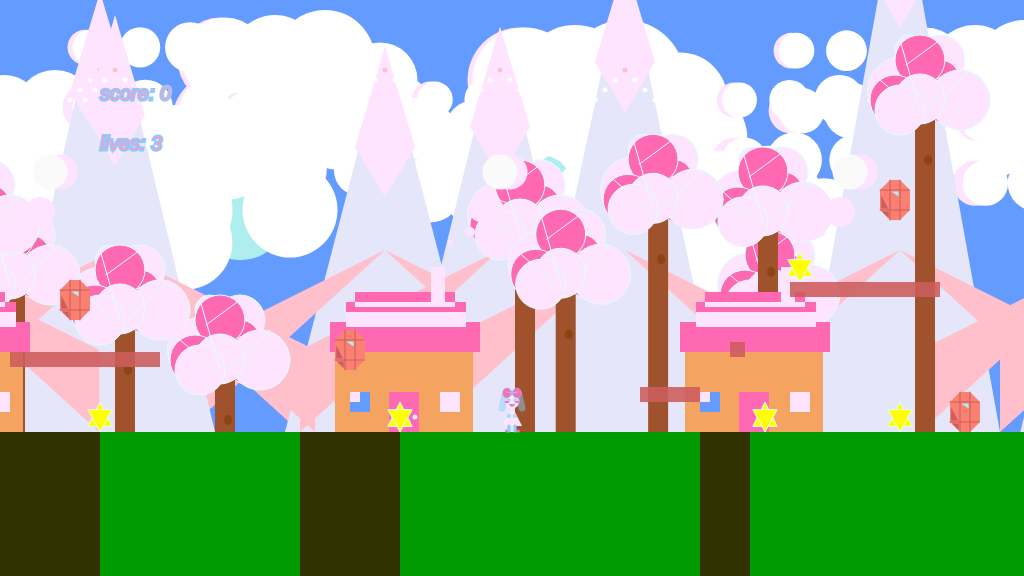
Frame 1 (no input)
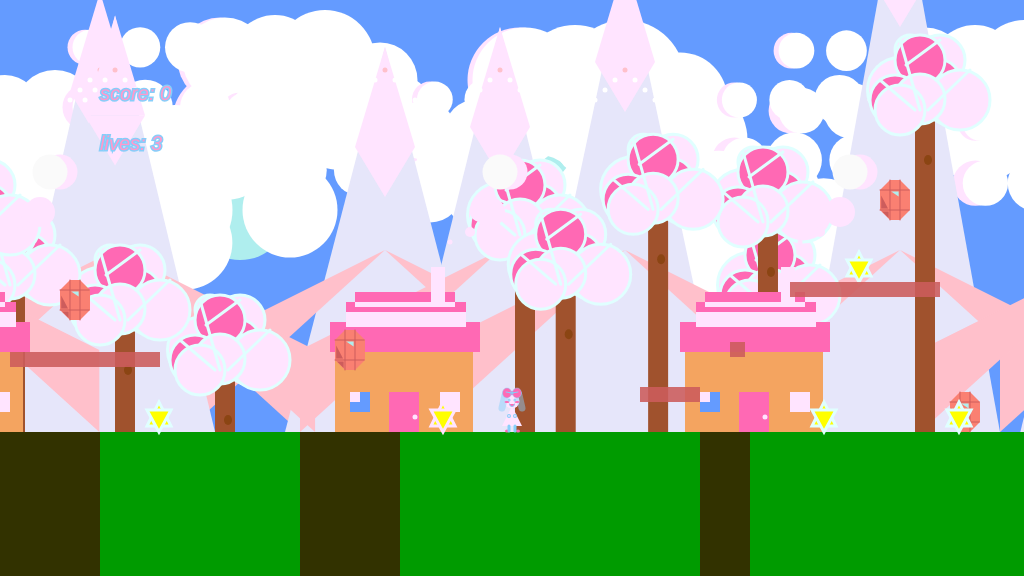
Frame 60 (no input)
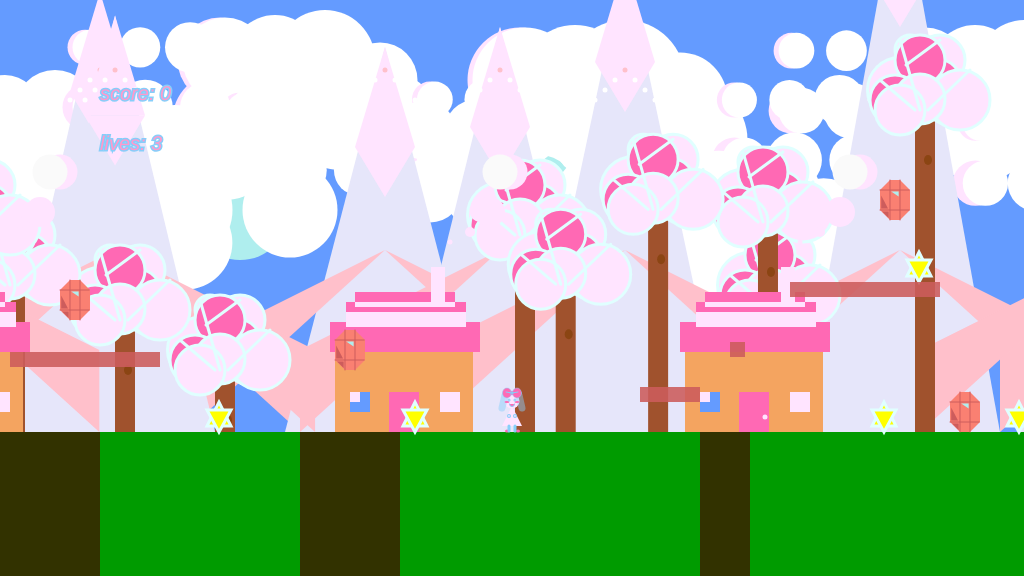
Frame 120 (the mouse pressed at the canvas centre since frame 60)

The p5.js sketch that drew these frames (run headless with seeded random() and noise() and a simulated clock; from frame 60 on, the mouse is pressed at the canvas centre):

// p5.js sketch
// ── sketch.js
/*
JEWEL HUNTER PLATFORMER

*/

var char_x;
var char_y;
var floorPos_y;
var scrollPos;
var realPos;
var yPos_house;

var isLeft;
var isRight;
var isJumping;
var isFalling;
var cloud;
var cloud2;
var mountains;
var trees;
var houseXs;

var canyons
var jewels

var score;
var isWon;

var lives;
var isLost;

var enemies;
var platforms;


var isOnPlatform



function setup()
{
	createCanvas(1024, 576);
	floorPos_y = height * 3/4;
    lives = 3;
    drawGame();
}
    
function drawGame(){
        
        
	// Variable to control the background scrolling.
    isOnPlatform = false;
	scrollPos = 0;
    char_x = width/2;
	char_y = floorPos_y - 26;
    yPos_house=-108;
        isWon = false;
        isLost= false;
        score = 0;

	// Variable to store the real position of the gameChar in the game
	// world. Needed for collision detection.
	realPos = char_x - scrollPos;

	// Boolean variables to control the movement of the game character.
	isLeft = false;
	isRight = false;
	isJumping = false;
	isFalling = false;

	// Initialise arrays of scenery objects.
     houseXs = [-3050,-2800,-2300,-1900,-1650,-1050,-850,-450,-200,250,600,1000,1250,1400,1820,2050,2275,3000,3200]
    
    
    cloud =[{pos_x: 10, pos_y: 5, size: 70}, {pos_x: 230, pos_y:80, size: 30}, {pos_x: 500, pos_y:30, size: 50}, {pos_x: 800, pos_y: 50, size: 70},{pos_x: 1200, pos_y: 40, size: 50}]
    
    for(var i=0; i < 7; i++){
        var c= {pos_x: random(0,1500), pos_y: random(0,100), size: random()};
        cloud.push(c);
    }
    
    
    
    cloud2 =[{pos_x: 0, pos_y: 0, size: 40}, {pos_x: 10, pos_y:60, size: 75}, {pos_x: 300, pos_y:30, size: 30}, {pos_x: 600, pos_y: 20, size: 50},{pos_x: 900, pos_y: 0, size: 20}]
    
    for(var i=0; i < 7; i++){
        var cc = {pos_x: random(-1500,1500), pos_y: random(0, 150), size: random(40,70)};
        cloud2.push(cc);
    }
        
    mountains = [{pos_x: -990, height:-10}, {pos_x: -400, height:-105},{pos_x: -115, height:-50}, {pos_x: -700, height:-20}, {pos_x: 0, height:-70}, {pos_x: 125, height:-135}, {pos_x: 400, height:-220},{pos_x: 700, height:-50}]
    
    for(i = 0; i < 15; i++){
        var m = {pos_x: random(-5000, 5000), height: random(0,-100)};
        mountains.push(m);
    }
    trees =[{pos_x: -500, height: 10},{pos_x: -200, height: -125}, {pos_x: 50, height: -55},{pos_x: 200, height: -250},{pos_x: 400, height: -300},{pos_x: 600, height: -250},{pos_x: 850, height: -300},{pos_x: 950, height: -150},{pos_x: -600, height: -40},{pos_x: -710, height: -75},{pos_x: -750, height: -125},{pos_x: -975, height: -250},{pos_x: -1000, height: -125},{pos_x: -1200, height: -80},{pos_x: -2050, height: -50},{pos_x: -1600, height: 10},{pos_x: -1500, height: -20},{pos_x: -1800, height: -60},{pos_x: -1900, height: -100},]
    
    for(i=0; i<20; i++){
        var t= {pos_x: random(-500,5000), height:random(0,-200)};
        trees.push(t);
    }
    jewels = [{x_pos: 50, y_pos: 230, size: 50, isFound: false}, {x_pos: 325, y_pos: 280, size: 50, isFound: false},{x_pos: 870, y_pos: 130, size: 50, isFound: false},{x_pos: 940, y_pos: 342, size: 50, isFound: false}]
    //adjust y axis to make jeweel  go ontop
    
    canyons = [{x_pos: 300, width: 100},{x_pos: 0, width: 100}, {x_pos: 700, width: 50}, {x_pos: -300, width: 50}]

    

    enemies = [];

    enemies.push(
    {
        x_pos: 100,
        y_pos: floorPos_y -15 ,
        x1: 100,
        //x 100 to x 300 and goes back and forth
        x2: 270,
        speed: 1,
        size: 30,
        display: function()
        {
            // Draw enemy.
            if(this.speed >0){
               //left CORRECTED
               stroke(224,255,255);
               fill(255,255,0)
            triangle(this.x_pos-12, this.y_pos+ 9, this.x_pos, this.y_pos-15, this.x_pos +12, this.y_pos+9);
            triangle(this.x_pos-12, this.y_pos-7, this.x_pos, this.y_pos+15, this.x_pos +12, this.y_pos-7);
               
           }
           
           else {
               //right
               stroke(255,228,255);
               fill(255,255,0)
               triangle(this.x_pos-12, this.y_pos+ 9, this.x_pos, this.y_pos-15, this.x_pos +12, this.y_pos+9);
            triangle(this.x_pos-12, this.y_pos-7, this.x_pos, this.y_pos+15, this.x_pos +12, this.y_pos-7);
           }
            
            
            
        },
        move: function(){
        this.x_pos += this.speed;
            if(this.x_pos < this.x1 || this.x_pos > this.x2)
            {
                this.speed *= -1;
                
            }
            
    },
         checkCollision: function()
        {
            //gap between character and shape
            if( abs(realPos - this.x_pos) < 24 && abs(char_y - this.y_pos) < 30)
                {
                    playerDied();
                }
        }
    }          
);
    
    enemies.push(
    {
        x_pos: 400,
        y_pos: floorPos_y - 15 ,
        x1: 400,
        //x 100 to x 300 and goes back and forth
        x2: 450,
        speed: 1,
        size: 30,
        display: function()
        {
            // Draw enemy.
           if(this.speed >0){
               //left
               stroke(224,255,255);
               fill(255,255,0)
              triangle(this.x_pos-12, this.y_pos+ 9, this.x_pos, this.y_pos-15, this.x_pos +12, this.y_pos+9);
            triangle(this.x_pos-12, this.y_pos-7, this.x_pos, this.y_pos+15, this.x_pos +12, this.y_pos-7);
               
           }
           
           else {
               //right
               stroke(255,228,255);
               fill(255,255,0)
                 triangle(this.x_pos-12, this.y_pos+ 9, this.x_pos, this.y_pos-15, this.x_pos +12, this.y_pos+9);
            triangle(this.x_pos-12, this.y_pos-7, this.x_pos, this.y_pos+15, this.x_pos +12, this.y_pos-7);
           }
            
            
            
        },
        move: function(){
        this.x_pos += this.speed;
            if(this.x_pos < this.x1 || this.x_pos > this.x2)
            {
                this.speed *= -1;
                
            }
            
    },
         checkCollision: function()
        {
            //gap between character and shape
            if( abs(realPos - this.x_pos) < 24 && abs(char_y - this.y_pos) < 30)
                {
                    playerDied();
                }
        }
    }          
);
    enemies.push(
    {
        x_pos: 765,
        y_pos: floorPos_y - 15 ,
        x1: 765,
        //x 100 to x 300 and goes back and forth
        x2: 950,
        speed: 1,
        size: 30,
        display: function()
        {
            // Draw enemy.
            if(this.speed >0){
               //left
               stroke(224,255,255);
               fill(255,255,0)
              triangle(this.x_pos-12, this.y_pos+ 9, this.x_pos, this.y_pos-15, this.x_pos +12, this.y_pos+9);
            triangle(this.x_pos-12, this.y_pos-7, this.x_pos, this.y_pos+15, this.x_pos +12, this.y_pos-7);
               
           }
           
           else {
               //right
               stroke(255,228,255);
               fill(255,255,0)
                 triangle(this.x_pos-12, this.y_pos+ 9, this.x_pos, this.y_pos-15, this.x_pos +12, this.y_pos+9);
            triangle(this.x_pos-12, this.y_pos-7, this.x_pos, this.y_pos+15, this.x_pos +12, this.y_pos-7);
           }
            
            
            
            
        },
        move: function(){
        this.x_pos += this.speed;
            if(this.x_pos < this.x1 || this.x_pos > this.x2)
            {
                this.speed *= -1;
                
            }
            
    },
         checkCollision: function()
        {
            //gap between character and shape
            if( abs(realPos - this.x_pos) < 24 && abs(char_y - this.y_pos) < 30)
                {
                    playerDied();
                }
        }
    }          
);
     enemies.push(
    {
        x_pos: 800,
        y_pos: floorPos_y - 165 ,
        x1: 800,
        //x 100 to x 300 and goes back and forth
        x2: 925,
        speed: 1,
        size: 30,
        display: function()
        {
            // Draw enemy.
            if(this.speed >0){
               //left
               stroke(224,255,255);
               fill(255,255,0)
              triangle(this.x_pos-12, this.y_pos+ 9, this.x_pos, this.y_pos-15, this.x_pos +12, this.y_pos+9);
            triangle(this.x_pos-12, this.y_pos-7, this.x_pos, this.y_pos+15, this.x_pos +12, this.y_pos-7);
               
           }
           
           else {
               //right
               stroke(255,228,255);
               fill(255,255,0)
                 triangle(this.x_pos-12, this.y_pos+ 9, this.x_pos, this.y_pos-15, this.x_pos +12, this.y_pos+9);
            triangle(this.x_pos-12, this.y_pos-7, this.x_pos, this.y_pos+15, this.x_pos +12, this.y_pos-7);
           }
            
            
            
        },
        move: function(){
        this.x_pos += this.speed;
            if(this.x_pos < this.x1 || this.x_pos > this.x2)
            {
                this.speed *= -1;
                
            }
            
    },
         checkCollision: function()
        {
            //gap between character and shape
            if( abs(realPos - this.x_pos) < 24 && abs(char_y - this.y_pos) < 30)
                {
                    playerDied();
                }
        }
    }          
);
    enemies.push(
    {
        x_pos: 900,
        y_pos: floorPos_y - 15 ,
        x1: 900,
        //x 100 to x 300 and goes back and forth
        x2: 1200,
        speed: 1,
        size: 30,
        display: function()
        {
            // Draw enemy.
            if(this.speed >0){
               //left
               stroke(224,255,255);
               fill(255,255,0)
              triangle(this.x_pos-12, this.y_pos+ 9, this.x_pos, this.y_pos-15, this.x_pos +12, this.y_pos+9);
            triangle(this.x_pos-12, this.y_pos-7, this.x_pos, this.y_pos+15, this.x_pos +12, this.y_pos-7);
               
           }
           
           else {
               //right
               stroke(255,228,255);
               fill(255,255,0)
                 triangle(this.x_pos-12, this.y_pos+ 9, this.x_pos, this.y_pos-15, this.x_pos +12, this.y_pos+9);
            triangle(this.x_pos-12, this.y_pos-7, this.x_pos, this.y_pos+15, this.x_pos +12, this.y_pos-7);
           }
            
            
            
            
        },
        move: function(){
        this.x_pos += this.speed;
            if(this.x_pos < this.x1 || this.x_pos > this.x2)
            {
                this.speed *= -1;
                
            }
            
    },
         checkCollision: function()
        {
            //gap between character and shape
            if( abs(realPos - this.x_pos) < 24 && abs(char_y - this.y_pos) < 30)
                {
                    playerDied();
                }
        }
    }          
);
    platforms = [];
    
    platforms.push(
    {
        x_pos: 10,
        y_pos: floorPos_y - 80,
        width: 150,
        height: 15,
        display: function()
        {
            // Draw platform.
            fill([205,92,92,225]);
            rect(this.x_pos, this.y_pos, this.width, this.height);
            line(this.x_pos,
                 this.y_pos + this.height / 2,
                 this.x_pos + this.width,
                 this.y_pos + this.height / 2);
        },
        checkCharOn: function()
        {
        // Conditions for platform to stay on platform
        if(realPos > this.x_pos && realPos < this.x_pos + this.width && char_y > this.y_pos - this.height - 15 && char_y < this.y_pos - this.height - 10)
        {
            isOnPlatform = true;
        }
        }
    }
);

   platforms.push(
    {
        x_pos: 640,
        y_pos: floorPos_y - 45,
        width: 60,
        height: 15,
        display: function()
        {
            // Draw platform.
            fill([205,92,92,225]);
            rect(this.x_pos, this.y_pos, this.width, this.height);
            line(this.x_pos,
                 this.y_pos + this.height / 2,
                 this.x_pos + this.width,
                 this.y_pos + this.height / 2);
        },
        checkCharOn: function()
        {
        // Conditions for platform to stay on platform
        if(realPos > this.x_pos && realPos < this.x_pos + this.width && char_y > this.y_pos - this.height - 15 && char_y < this.y_pos - this.height - 10)
        {
            isOnPlatform = true;
        }
        }
    }
);
 // -here  
    platforms.push(
    {
        x_pos: 730,
        y_pos: floorPos_y - 90,
        width: 15,
        height: 15,
        display: function()
        {
            // Draw platform.
            fill([205,92,92,225]);
            rect(this.x_pos, this.y_pos, this.width, this.height);
            line(this.x_pos,
                 this.y_pos + this.height / 2,
                 this.x_pos + this.width,
                 this.y_pos + this.height / 2);
        },
        checkCharOn: function()
        {
        // Conditions for platform to stay on platform
        if(realPos > this.x_pos && realPos < this.x_pos + this.width && char_y > this.y_pos - this.height - 15 && char_y < this.y_pos - this.height - 10)
        {
            isOnPlatform = true;
        }
        }
    }
);
    
    
    platforms.push(
    {
        x_pos: 790,
        y_pos: floorPos_y - 150,
        width: 150,
        height: 15,
        display: function()
        {
            // Draw platform.
            fill([205,92,92,225]);
            rect(this.x_pos, this.y_pos, this.width, this.height);
            line(this.x_pos,
                 this.y_pos + this.height / 2,
                 this.x_pos + this.width,
                 this.y_pos + this.height / 2);
        },
        checkCharOn: function()
        {
        // Conditions for platform to stay on platform
        if(realPos > this.x_pos && realPos < this.x_pos + this.width && char_y > this.y_pos - this.height - 15 && char_y < this.y_pos - this.height - 10)
        {
            isOnPlatform = true;
        }
        }
    }
);
    
}


function draw()
{
	background(100, 155, 255); // fill the sky blue

	noStroke();
	fill(0,155,0);
	rect(0, floorPos_y, width, height/4); // draw some green ground

	// Draw clouds.
    push()
    translate(scrollPos/5, 0)
    drawClouds()
    pop();
////drawclouds2
    push()
    translate(scrollPos/7, 0)
    drawClouds2()
    pop();
//	 Draw mountains.
    push()
    translate(scrollPos/2, 0)
    drawMountains()
    pop();
    
	// Draw trees.
    push()
    translate(scrollPos*1, 0)
    drawTrees()
    pop();

	// Draw houses.
    push()
    translate(scrollPos*2, 0)
    drawHouses()
    pop();
    

	// Draw canyons.
    push();
    translate(scrollPos,0);
    for(i = 0; i< canyons.length; i ++){
    drawCanyon(canyons[i]);
    checkCanyon(canyons[i]);
    }
    pop();
    
    
	// Draw pickup items.
    push();
    translate(scrollPos,0);
    for(i = 0; i < jewels.length; i++){
    drawJewel(jewels[i]);
    checkJewel(jewels[i]);
    }
    pop();
    
    
    
    
    //draw enemies
    push();
    translate(scrollPos,0);
    for(var i = 0; i < enemies.length; i++)
    {
       enemies[i].display();
       enemies[i].move();
       enemies[i].checkCollision();
       
    }
    pop();
    
    //draw platforms
    push();
    translate(scrollPos,0);
    isOnPlatform = false;
    //remove repeat so thinks no longer on platform
    for(var i = 0; i < platforms.length; i++){
        platforms[i].display();
        platforms[i].checkCharOn();
    }
pop();
    
	// Draw game character.
    textStyle(ITALIC)
	drawGameChar();
    textSize(20);
    fill(255,153,204);
    text("score: " + score, 100,100)
    pop();
    
    textSize(20);
    fill(255,153,204);
    text("lives: " + lives, 100,150)
    pop();
    
    if(isLost == true){
    fill(255,153,204);
    stroke(255,255,255);
    strokeWeight(0.5);
        textSize(32)
        text("GAME OVER!", 200,200)
    }
    
    if(isWon == true){
    fill(255,153,204);
    stroke(255,255,255);
    strokeWeight(0.5);
        textSize(32)
        text("WINNER!", 200, 200)
    }
    
    checkPlayerWon();
    checkPlayerDied();

	// Logic to make the game character move or the background scroll.
	if(isLeft)
	{
			if(char_x > width * 0.2)
			{
					char_x -= 5;
			}
			else
			{
					scrollPos += 5;
			}
	}

	if(isRight)
	{
			if(char_x < width * 0.8)
			{
					char_x  += 5;
			}
			else
			{
					scrollPos -= 5; // negative for moving against the background
			}
	}

	// Logic to make the game character rise and fall.
	if((char_y < floorPos_y - 26) && !isOnPlatform)
	{
        // New condition where if you are on platform you do not fall.
			char_y += 2;
			isJumping = true;
	}
	else
	{
			isJumping = false;
	}

	if(isFalling)
	{
			char_y += 5;
            isJumping = true;
	}

	// Update real position of gameChar for collision detection.
	realPos = char_x - scrollPos;
}


// ---------------------
// Key control functions
// ---------------------

function keyPressed(){

		// console.log(keyCode);
		// console.log(key);
    if(isLost || isWon)
{
    if(key == ' ')
    {
        nextLevel();
    }
    return;
}
	if(key == 'A' || keyCode == 37)
	{
			isLeft = true;
	}

	if(key == 'D' || keyCode == 39)
	{
			isRight = true;
	}

	if(key == ' ' || key == 'W')
	{
			if(!isJumping)
			{
					char_y -= 100;
			}
	}
}

function keyReleased(){

	if(key == 'A' || keyCode == 37)
	{
		isLeft = false;
	}

	if(key == 'D' || keyCode == 39)
	{
		isRight = false;
	}

}


// ------------------------------
// Game character render function
// ------------------------------

// Function to draw the game character.

function drawGameChar()
{
	// draw game character
    if(isLeft && isJumping)
    {
        // add your jumping-left code
     
    
     //draw body
    fill(255,228,255);
    triangle(char_x -10, char_y +20,char_x +10, char_y +20, char_x, char_y );
    
    
    //draw head
    ellipse(char_x, char_y -5,15,15);
    
    //draw hair
    stroke(135,206,250,120);
    strokeWeight(9);
   
    line(char_x +7, char_y -11, char_x +15, char_y -2);
    
    //draw bow
    strokeWeight(1);
    fill(255,105,180);
    ellipse(char_x -5, char_y -13,7,8);
    ellipse(char_x, char_y -13,4,4);
    ellipse(char_x +5, char_y -13,9,10);
    stroke(135,206,250);
    ellipse(char_x, char_y -13,2,2);
    line(char_x,char_y -13, char_x -4, char_y -14);
    line(char_x, char_y -13,char_x +6, char_y -14);
    
     //draw mouth
    stroke(135,206,250)
    strokeWeight(1);
    arc(char_x-3, char_y -2,5, 5, 0, PI)
    
   //draw cheeks
    noStroke();
    fill(255,105,180);
    ellipse(char_x -1, char_y -4, 5,2);
    
    //draw eyes
    fill(135,206,250)
    ellipse(char_x -3, char_y -6, 3,3);
    
    fill(255);
    ellipse(char_x -3, char_y -6, 1,1);
    
    //draw left leg
    fill(135,206,250);
    stroke(135,206,250);
    strokeWeight(3);
    line(char_x -3,
        char_y +20,
        char_x -7,
        char_y +23);
    
    line(char_x -7, char_y +23, char_x -2, char_y +25);
    
    //draw right leg
        line(char_x +3,
        char_y +20,
        char_x +6,
        char_y +27);
    
    //draw rightarm
    fill(135,206,250);
    line(char_x +2, char_y +5, char_x +7, char_y -2)
    //draw leftarm
    line(char_x -3, char_y +5, char_x -8, char_y +2)
    
//draw shoes
    noStroke();
    fill(255,105,180);
    ellipse(char_x, char_y +26, 4,3);
    ellipse(char_x +6, char_y +28, 4,3);

}



    else if(isRight && isJumping)
    {
        // add your jumping-right code
    
     //draw body
    fill(255,228,255);
    triangle(char_x -10, char_y +20,char_x +10, char_y +20, char_x, char_y );
    
    
    //draw head
    ellipse(char_x, char_y -5,15,15);
    
    //draw hair
    stroke(135,206,250,120);
    strokeWeight(10);
    line(char_x -7, char_y -11, char_x -16, char_y -1);
    
    //draw bow
    strokeWeight(1);
    fill(255,105,180);
    ellipse(char_x -5, char_y -13,9,10);
    ellipse(char_x, char_y -13,4,4);
    ellipse(char_x +5, char_y -13,7,8);
    stroke(135,206,250);
    ellipse(char_x, char_y -13,2,2);
    line(char_x,char_y -13, char_x -6, char_y -14);
    line(char_x, char_y -13,char_x +3, char_y -14);
    
     //draw mouth
    stroke(135,206,250)
    strokeWeight(1);
    arc(char_x +3, char_y -2,5, 5, 0, PI)
    
   //draw cheeks
    noStroke();
    fill(255,105,180);
    ellipse(char_x, char_y -4, 5,2);
  
    //draw eyes
    fill(135,206,250)
    
    ellipse(char_x +3, char_y -6, 3,3);
    fill(255);
    ellipse(char_x -3, char_y -6, 1,1);
    ellipse(char_x +3, char_y -6, 1,1);
    
    
    
    //draw left leg
    fill(135,206,250);
    stroke(135,206,250);
    strokeWeight(3);
    line(char_x -3,
        char_y +20,
        char_x -8,
        char_y +25);
    
    //draw right leg
        line(char_x +3,
        char_y +20,
        char_x +6,
        char_y +23);
    line(char_x +6, char_y +23, char_x, char_y +25);
    
    //draw rightarm
    fill(135,206,250);
    line(char_x +3, char_y +6, char_x +7, char_y +1)
    //draw leftarm
    line(char_x -3, char_y +5, char_x -9, char_y -1)
    

    
//draw shoes
    noStroke();
    fill(255,105,180);
    ellipse(char_x -7, char_y +26, 4,3);
    ellipse(char_x, char_y +26, 4,3);
    }
    else if(isLeft)
    {
        // add your walking left code
    fill(255,228,255);
    triangle(char_x -10, char_y +20,char_x +10, char_y +20, char_x, char_y );
    
    
    //draw head
    ellipse(char_x, char_y -5,15,15);
    
    //draw hair
    stroke(135,206,250,120);
    strokeWeight(9);
   
    line(char_x +7, char_y -11, char_x +10, char_y +2);
    
    //draw bow
    strokeWeight(1);
    fill(255,105,180);
    ellipse(char_x -5, char_y -13,7,8);
    ellipse(char_x, char_y -13,4,4);
    ellipse(char_x +5, char_y -13,9,10);
    stroke(135,206,250);
    ellipse(char_x, char_y -13,2,2);
    line(char_x,char_y -13, char_x -4, char_y -14);
    line(char_x, char_y -13,char_x +6, char_y -14);
    
     //draw mouth
    stroke(135,206,250)
    strokeWeight(1);
    arc(char_x-3, char_y -2,5, 5, 0, PI)
    
   //draw cheeks
    noStroke();
    fill(255,105,180);
    ellipse(char_x -1, char_y -4, 5,2);
    
    //draw eyes
    fill(135,206,250)
    ellipse(char_x -3, char_y -6, 3,3);
    
    fill(255);
    ellipse(char_x -3, char_y -6, 1,1);
    
    //draw left leg
    fill(135,206,250);
    stroke(135,206,250);
    strokeWeight(3);
    line(char_x -3,
        char_y +20,
        char_x -10,
        char_y +23);
    
    //draw right leg
        line(char_x +3,
        char_y +20,
        char_x +5,
        char_y +25);
    
    //draw rightarm
    fill(135,206,250);
    line(char_x +3, char_y +5, char_x +3, char_y +13)
    //draw leftarm
    line(char_x -3, char_y +5, char_x -9, char_y +4)
    
//draw shoes
    noStroke();
    fill(255,105,180);
    ellipse(char_x -10, char_y +23, 4,3);
    ellipse(char_x +5, char_y +25, 4,3);
        

    }
    else if(isRight)
    {
        // add your walking right code
     //draw body
    fill(255,228,255);
    triangle(char_x -10, char_y +20,char_x +10, char_y +20, char_x, char_y );
    
    
    //draw head
    ellipse(char_x, char_y -5,15,15);
    
    //draw hair
    stroke(135,206,250,120);
    strokeWeight(10);
    line(char_x -7, char_y -11, char_x -10, char_y +2);
    
    //draw bow
    strokeWeight(1);
    fill(255,105,180);
    ellipse(char_x -5, char_y -13,9,10);
    ellipse(char_x, char_y -13,4,4);
    ellipse(char_x +5, char_y -13,7,8);
    stroke(135,206,250);
    ellipse(char_x, char_y -13,2,2);
    line(char_x,char_y -13, char_x -6, char_y -14);
    line(char_x, char_y -13,char_x +3, char_y -14);
    
     //draw mouth
    stroke(135,206,250)
    strokeWeight(1);
    arc(char_x +3, char_y -2,5, 5, 0, PI)
    
   //draw cheeks
    noStroke();
    fill(255,105,180);
    ellipse(char_x, char_y -4, 5,2);
  
    //draw eyes
    fill(135,206,250)
    
    ellipse(char_x +3, char_y -6, 3,3);
    fill(255);
    ellipse(char_x -3, char_y -6, 1,1);
    ellipse(char_x +3, char_y -6, 1,1);
    
    
    
    //draw left leg
    fill(135,206,250);
    stroke(135,206,250);
    strokeWeight(3);
    line(char_x -3,
        char_y +20,
        char_x -4,
        char_y +25);
    
    //draw right leg
        line(char_x +3,
        char_y +20,
        char_x +10,
        char_y +23);
    
    //draw rightarm
    fill(135,206,250);
    line(char_x +3, char_y +5, char_x +9, char_y +3)
    //draw leftarm
    line(char_x -3, char_y +5, char_x -3, char_y +13)
    
    

    
//draw shoes
    noStroke();
    fill(255,105,180);
    ellipse(char_x -3, char_y +25, 4,3);
    ellipse(char_x +11, char_y +23, 4,3);
            
    }
    else if(isJumping || isFalling)
    {
        // add your jumping facing forwards code
 //draw body
    fill(255,228,255);
    triangle(char_x -10, char_y +20,char_x +10, char_y +20, char_x, char_y );
    
    
    //draw head
    ellipse(char_x, char_y -5,15,15);
    
    //draw hair
    stroke(135,206,250,120);
    strokeWeight(7);
    line(char_x -7, char_y -11, char_x -10, char_y +2);
    line(char_x +7, char_y -11, char_x +10, char_y +2);
    
    //draw bow
    strokeWeight(1);
    fill(255,105,180);
    ellipse(char_x -5, char_y -13,9,10);
    ellipse(char_x, char_y -13,4,4);
    ellipse(char_x +5, char_y -13,9,10);
    stroke(135,206,250);
    ellipse(char_x, char_y -13,2,2);
    line(char_x,char_y -13, char_x -6, char_y -14);
    line(char_x, char_y -13,char_x +6, char_y -14);
    
     //draw mouth
    stroke(135,206,250)
    strokeWeight(1);
    arc(char_x, char_y -2,5, 5, 0, PI)
    
   //draw cheeks
    noStroke();
    fill(255,105,180);
    ellipse(char_x -5, char_y -4, 5,2);
    ellipse(char_x +5, char_y -4, 5,2);
    
    //draw eyes
    fill(135,206,250)
    ellipse(char_x -3, char_y -6, 3,3);
    ellipse(char_x +3, char_y -6, 3,3);
    fill(255);
    ellipse(char_x -3, char_y -6, 1,1);
    ellipse(char_x +3, char_y -6, 1,1);
    
    
    
    //draw left leg
    fill(135,206,250);
    stroke(135,206,250);
    strokeWeight(3);
    line(char_x -3,
        char_y +20,
        char_x -10,
        char_y +25);
    
    //draw right leg
        line(char_x +3,
        char_y +20,
        char_x +10,
        char_y +25);
    
    //draw rightarm
    fill(135,206,250);
    line(char_x +3, char_y +5, char_x +9, char_y +2)
    //draw leftarm
    line(char_x -3, char_y +5, char_x -9, char_y +2)
    
//draw shoes
    noStroke();
    fill(255,105,180);
    ellipse(char_x -10, char_y +25, 4,3);
    ellipse(char_x +11, char_y +25, 4,3);
        
       
    }
    else
    {
        // add your standing front facing code
         //draw body
    fill(255,228,255);
    triangle(char_x -10, char_y +20,char_x +10, char_y +20, char_x, char_y );
    
    
    //draw head
    ellipse(char_x, char_y -5,15,15);
    
    //draw hair
    stroke(135,206,250,120);
    strokeWeight(7);
    line(char_x -7, char_y -11, char_x -10, char_y +2);
    line(char_x +7, char_y -11, char_x +10, char_y +2);
    
    //draw bow
    strokeWeight(1);
    fill(255,105,180);
    ellipse(char_x -5, char_y -13,9,10);
    ellipse(char_x, char_y -13,4,4);
    ellipse(char_x +5, char_y -13,9,10);
    stroke(135,206,250);
    ellipse(char_x, char_y -13,2,2);
    line(char_x,char_y -13, char_x -6, char_y -14);
    line(char_x, char_y -13,char_x +6, char_y -14);
    
     //draw mouth
    stroke(135,206,250)
    strokeWeight(1);
    arc(char_x, char_y -2,5, 5, 0, PI)
    
   //draw cheeks
    noStroke();
    fill(255,105,180);
    ellipse(char_x -5, char_y -4, 5,2);
    ellipse(char_x +5, char_y -4, 5,2);
    
    //draw eyes
    fill(135,206,250)
    ellipse(char_x -3, char_y -6, 3,3);
    ellipse(char_x +3, char_y -6, 3,3);
    fill(255);
    ellipse(char_x -3, char_y -6, 1,1);
    ellipse(char_x +3, char_y -6, 1,1);
    
    //draw shoes
    fill(255,105,180);
    strokeWeight(3)
    ellipse(char_x -5, char_y +25, 4,3);
    ellipse(char_x +6, char_y +25, 4,3);
    
    //draw left leg
    fill(135,206,250);
    stroke(135,206,250);
    strokeWeight(3);
    line(char_x -3,
        char_y +20,
        char_x -3,
        char_y +25);
    //draw right leg
        line(char_x +3,
        char_y +20,
        char_x +3,
        char_y +25);
    
    //draw right arm
    fill(135,206,250);
    ellipse(char_x -3, char_y +10, 1,1)
    ellipse(char_x +3, char_y +10, 1,1)

    }
}

// ---------------------------
// Background render functions
// ---------------------------

// Function to draw cloud objects.
function drawClouds(){
    for( var i=0; i < cloud.length; i++){
           noStroke();
    fill(255,228,255)
    ellipse(cloud[i].pos_x - 280,cloud[i].pos_y + 90,cloud[i].size + 45, cloud[i].size + 45);
    ellipse(cloud[i].pos_x - 280,cloud[i].pos_y + 30,cloud[i].size + 35,cloud[i].size + 35);
    fill(255);
    ellipse(cloud[i].pos_x - 175,cloud[i].pos_y + 30,cloud[i].size + 50, cloud[i].size + 50);
    ellipse(cloud[i].pos_x - 225,cloud[i].pos_y + 30, cloud[i].size + 40, cloud[i].size+ 40);
    ellipse(cloud[i].pos_x - 275,cloud[i].pos_y + 30,cloud[i].size +  35,cloud[i].size + 35)
    ellipse(cloud[i].pos_x - 160,cloud[i].pos_y + 90,cloud[i].size + 50,cloud[i].size + 50);
    ellipse(cloud[i].pos_x - 110,cloud[i].pos_y + 90, cloud[i].size + 45, cloud[i].size + 45);
    ellipse(cloud[i].pos_x - 120, cloud[i].pos_y + 50,cloud[i].size + 25, cloud[i].size + 25);
    ellipse(cloud. x_pos - 210, cloud[i].pos_y + 90, cloud[i].size + 45,cloud[i].size + 45);
    ellipse(cloud[i].pos_x - 220, cloud[i].pos_y + 90,cloud[i].size + 55, cloud[i].size + 55);
    ellipse(cloud[i].pos_x - 270, cloud[i].pos_y + 90,cloud[i].size + 45, cloud[i].size + 45);
    }
}
function drawClouds2(){
    for( var i=0; i < cloud.length; i++){
    fill(175,238,238)
    ellipse(cloud2[i].pos_x - 480,cloud2[i].pos_y + 190,cloud2[i].size + 45, cloud2[i].size + 35);
    ellipse(cloud2[i].pos_x - 480,cloud2[i].pos_y + 130,cloud2[i].size + 35,cloud2[i].size + 15);
    ellipse(cloud2[i].pos_x - 360,cloud2[i].pos_y + 190,cloud2[i].size + 50,cloud2[i].size + 50);
    fill(255);
    ellipse(cloud2[i].pos_x - 375,cloud2[i].pos_y + 130,cloud2[i].size + 50, cloud2[i].size + 50);
    ellipse(cloud2[i].pos_x - 425,cloud2[i].pos_y + 130, cloud2[i].size + 40, cloud2[i].size+ 40);
    ellipse(cloud2[i].pos_x - 475,cloud2[i].pos_y + 130,cloud2[i].size +  40,cloud2[i].size + 40)

    ellipse(cloud2[i].pos_x - 310,cloud2[i].pos_y + 190, cloud2[i].size + 45, cloud2[i].size + 45);
    ellipse(cloud2[i].pos_x - 320, cloud2[i].pos_y + 150,cloud2[i].size + 25, cloud2[i].size + 25);
    ellipse(cloud2[i]. x_pos - 410, cloud2[i].pos_y + 190, cloud2[i].size + 45,cloud2[i].size + 45);
    ellipse(cloud2[i].pos_x - 420, cloud2[i].pos_y + 190,cloud2[i].size + 55, cloud2[i].size + 55);
    ellipse(cloud2[i].pos_x - 470, cloud2[i].pos_y + 190,cloud2[i].size + 45, cloud2[i].size + 45);
    }
}

// Function to draw mountains objects.
function drawMountains(){
    for( var i= 0; i < mountains.length; i++){
     fill(230,230,250);
 triangle(mountains[i].pos_x + 500,mountains[i].height + 97,mountains[i].pos_x + 400,432,mountains[i].pos_x + 600,432);
    fill(255,228,255);
    triangle(mountains[i].pos_x + 500,mountains[i].height + 97,mountains[i].pos_x + 470,mountains[i].height + 197,mountains[i].pos_x + 530,mountains[i].height + 197);
    triangle(mountains[i].pos_x + 500, mountains[i].height+ 247,mountains[i].pos_x + 470,mountains[i].height + 197,mountains[i].pos_x + 530, mountains[i].height +197);
    fill(255);
    ellipse(mountains[i].pos_x + 470,100,5,5);
    ellipse(mountains[i].pos_x + 480,90,5,5);
    ellipse(mountains[i].pos_x + 490,80,5,5);
    fill(255,192,203);
    ellipse(mountains[i].pos_x + 500,70,5,5);
    fill(255)
    ellipse(mountains[i].pos_x + 510,80,5,5);
    ellipse(mountains[i].pos_x + 520,90,5,5);
    ellipse(mountains[i].pos_x + 530,100,5,5);
    fill(255,192,203);
    triangle(mountains[i].pos_x + 300,350,mountains[i].pos_x +500,250,mountains[i].pos_x +300,432);
    triangle(mountains[i].pos_x + 500,250,mountains[i].pos_x +700,350,mountains[i].pos_x +700,432)
    }
}

// Function to draw trees objects.
function drawTrees(){
    for(var i=0; i< trees.length; i++){
    noStroke();
    fill(255);
   
    fill(160,82,45);
    quad( trees[i].pos_x + 715,  trees[i].height +355, trees[i].pos_x  + 715,432, trees[i].pos_x  + 735, 432, trees[i].pos_x  +735, trees[i].height + 355);
    fill(139,69,19)
    ellipse(trees[i].pos_x  + 728,trees[i].height + 410,8,10);
    fill(255,228,255)
    noStroke();
    stroke(224,255,255);
    ellipse(trees[i].pos_x  + 740,trees[i].height + 310,50,50)
    ellipse(trees[i].pos_x + 700,trees[i].height+ 340,65,65)
    ellipse(trees[i].pos_x  + 710,trees[i].height + 300,30,30);
     fill(255,105,180)
    ellipse(trees[i].pos_x  + 740,trees[i].height + 330,40,40);
    ellipse(trees[i].pos_x  + 750,trees[i].height + 350,50,50);
    ellipse(trees[i].pos_x  + 720, trees[i].height + 310,50,50);
    ellipse(trees[i].pos_x  + 695, trees[i].height + 350,50,50)
         fill(255,228,255)
    ellipse(trees[i].pos_x  + 760,trees[i].height + 350,60,60)
    ellipse(trees[i].pos_x  + 720,trees[i].height + 349,50,50);
    ellipse(trees[i].pos_x  + 700,trees[i].height + 360,50,50)
    noStroke();
    
   stroke(224,255,255);
    fill(160,82,45);
    line(trees[i].pos_x  + 680,trees[i].height + 330,trees[i].pos_x  + 715,trees[i].height + 360);
    line(trees[i].pos_x  + 700, trees[i].height +  290,trees[i].pos_x  + 720,trees[i].height +360);
    line(trees[i].pos_x  + 740, trees[i].height + 290, trees[i].pos_x  + 706, trees[i].height + 315);
    line(trees[i].pos_x  + 770, trees[i].height + 320,trees[i].pos_x  + 728,trees[i].height + 360)
    }
}

// Function to draw houses objects.
function drawHouses(){
    for(var i=0; i < houseXs.length; i++){
    fill(255,105,180)
    rect(houseXs[i] + 80,yPos_house + 430,150,30);
    rect(houseXs[i]  + 96,yPos_house + 410,120,15)
    fill(255,228,255)
    rect(houseXs[i]  + 96, yPos_house + 420,120,15)
    rect(houseXs[i]  + 105, yPos_house + 400,100,15)
    fill(255,105,180)
    rect(houseXs[i]  + 105,yPos_house+ 400,100,10);
    fill(255,228,255);
    rect(houseXs[i]  + 181,yPos_house + 375,14,39)
    fill(244,164,96)
    rect(houseXs[i]  + 85,yPos_house + 460,138,80);
     fill(255,105,180)
    rect(houseXs[i]  + 139,yPos_house + 500,30,40);
    fill(100,155,255);
    rect(houseXs[i]  + 100,yPos_house + 500,20,20);
    fill(255,228,255)
    rect(houseXs[i]  + 100,yPos_house + 500,10,10)
    
    rect(houseXs[i]  + 190,yPos_house + 500,20,20);
    ellipse(houseXs[i]  + 165,yPos_house + 525,5,5)
    
    fill(255,228,255)
    ellipse(houseXs[i]  + 200, yPos_house + 350,5,5);
    ellipse(houseXs[i]  + 220, yPos_house + 340,10,10);
    ellipse(houseXs[i]  + 230,yPos_house + 320,20,20);
    ellipse(houseXs[i]  + 240,yPos_house + 320,30,30);
    ellipse(houseXs[i]  + 260,yPos_house +280,35,35);
    fill(250);
    ellipse(houseXs[i]  + 250,yPos_house +280,35,35);}
}


// ---------------------------------
// Canyon render and check functions
// ---------------------------------

// Function to draw canyon objects.

function drawCanyon(t_canyon)
{
    fill(50,50,0);
    rect(t_canyon.x_pos, floorPos_y, t_canyon.width, height - floorPos_y);
}

// Function to check character is over a canyon.

function checkCanyon(t_canyon)
{
    if(realPos > t_canyon.x_pos && realPos < t_canyon.x_pos + t_canyon.width)
        {if(!isJumping && !isOnPlatform)
                {
                    // condition where if you are on the platform you do not fall into a canyon if char is in canyon range
                    isFalling = true;
                }
        }
}

// ----------------------------------
// Pick-up render and check functions
// ----------------------------------

// Function to draw pick-up objects.
function drawJewel(jewel)
{
if(!jewel.isFound){
    noStroke();
   fill(250,128,114)
    triangle(jewel.x_pos + 20,jewel.y_pos + 50, jewel.x_pos + 10, jewel.y_pos + 60,jewel.x_pos + 20,jewel.y_pos + 60);
    quad(jewel.x_pos + 10,jewel.y_pos+ 60, jewel.x_pos+ 10,jewel.y_pos+ 80, jewel.x_pos +20,jewel.y_pos + 80, jewel.x_pos + 20,jewel.y_pos +60);
    triangle(jewel.x_pos + 10,jewel.y_pos+ 80,jewel.x_pos +20,jewel.y_pos+  90,jewel.x_pos +20, jewel.y_pos + 80)
    triangle(jewel.x_pos+ 30, jewel.y_pos+ 50, jewel.x_pos +30, jewel.y_pos+ 60, jewel.x_pos +40, jewel.y_pos+60);
    quad(jewel.x_pos +30,jewel.y_pos+ 60, jewel.x_pos+30,jewel.y_pos+ 80, jewel.x_pos+40,jewel.y_pos +80, jewel.x_pos+ 40, jewel.y_pos+60);
    triangle(jewel.x_pos + 30, jewel.y_pos+ 80, jewel.x_pos +30,jewel.y_pos +90, jewel.x_pos +40,jewel.y_pos+80);
    

    //big quad
    
        quad(jewel.x_pos + 20, jewel.y_pos+50, jewel.x_pos+ 20, jewel.y_pos+ 90,jewel.x_pos+ 30, jewel.y_pos+ 90, jewel.x_pos+ 30,jewel.y_pos +50);
        fill(0);
        fill(205,92,92);
        triangle(jewel.x_pos + 11.2,jewel.y_pos +65.4, jewel.x_pos + 11.2,jewel.y_pos + 78.6, jewel.x_pos + 18,jewel.y_pos+ 78.6);
        triangle(jewel.x_pos+ 12, jewel.y_pos +81.4, jewel.x_pos+ 18.6, jewel.y_pos + 88, jewel.x_pos+ 18.6, jewel.y_pos +81.4);
        fill(175,238,238);
        triangle(jewel.x_pos+ 21.2,jewel.y_pos+ 61.4, jewel. x_pos+ 28.6, jewel.y_pos+ 66.6, jewel.x_pos + 28.6, jewel.y_pos + 61.4);


        stroke(205,92,92);
        strokeWeight(1);
        line(jewel.x_pos + 20,jewel.y_pos+ 50,jewel. x_pos + 20,jewel. y_pos+ 90);
        line(jewel. x_pos + 30, jewel. y_pos + 50, jewel.x_pos + 30, jewel.y_pos+ 90);
        line(jewel.x_pos + 10,jewel.y_pos + 60, jewel. x_pos + 39.2,jewel.y_pos +60);
        line(jewel.x_pos + 10, jewel.y_pos + 80, jewel.x_pos + 39.2, jewel.y_pos + 80)
}
}

// Function to check character has picked up an item.
    
function checkJewel(jewel)
    {
        if ((realPos >jewel.x_pos+ 10 ) && (realPos < jewel.x_pos + 39.2) && (char_y <jewel.y_pos +90) && (char_y >  jewel.y_pos +50))
    {
        if(jewel.isFound == false){
          score += 1;  
        }
        jewel.isFound = true;
        console.log(score);
    }
    }


function checkPlayerWon(){
    if(score == jewels.length){
        isWon = true;
        console.log("you win")
    }
}

function checkPlayerDied(){
    if(char_y > height){
        
       playerDied(); 
    }
}

function playerDied()
{
    
        if(lives > 0 && !isWon)
        {   
            lives --;
            drawGame();
            
        }
         if(lives == 0){
             
         
            isLost = true;
         }
}

function nextLevel()
{
    // DO NOT CHANGE THIS FUNCTION!
    console.log('next level');
}
